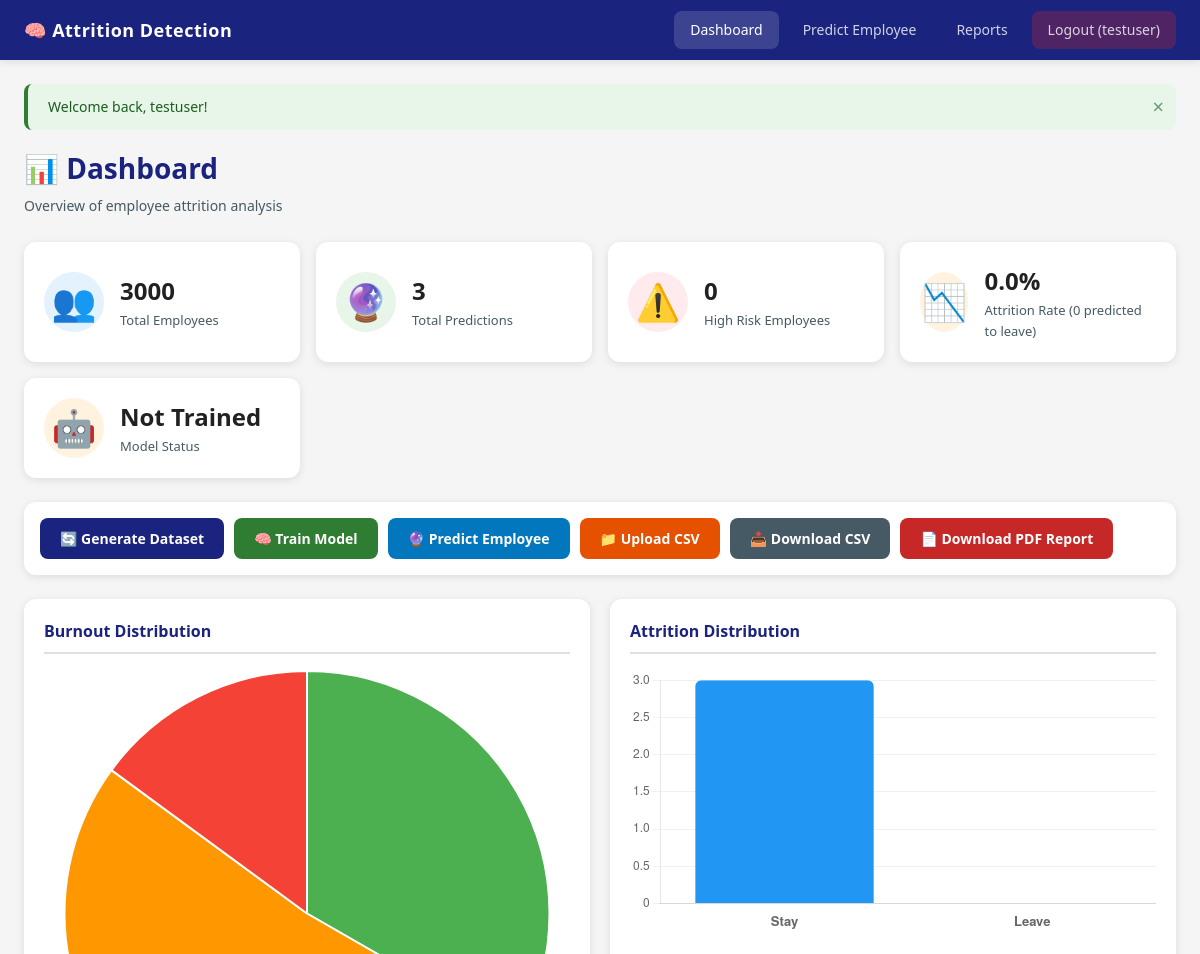
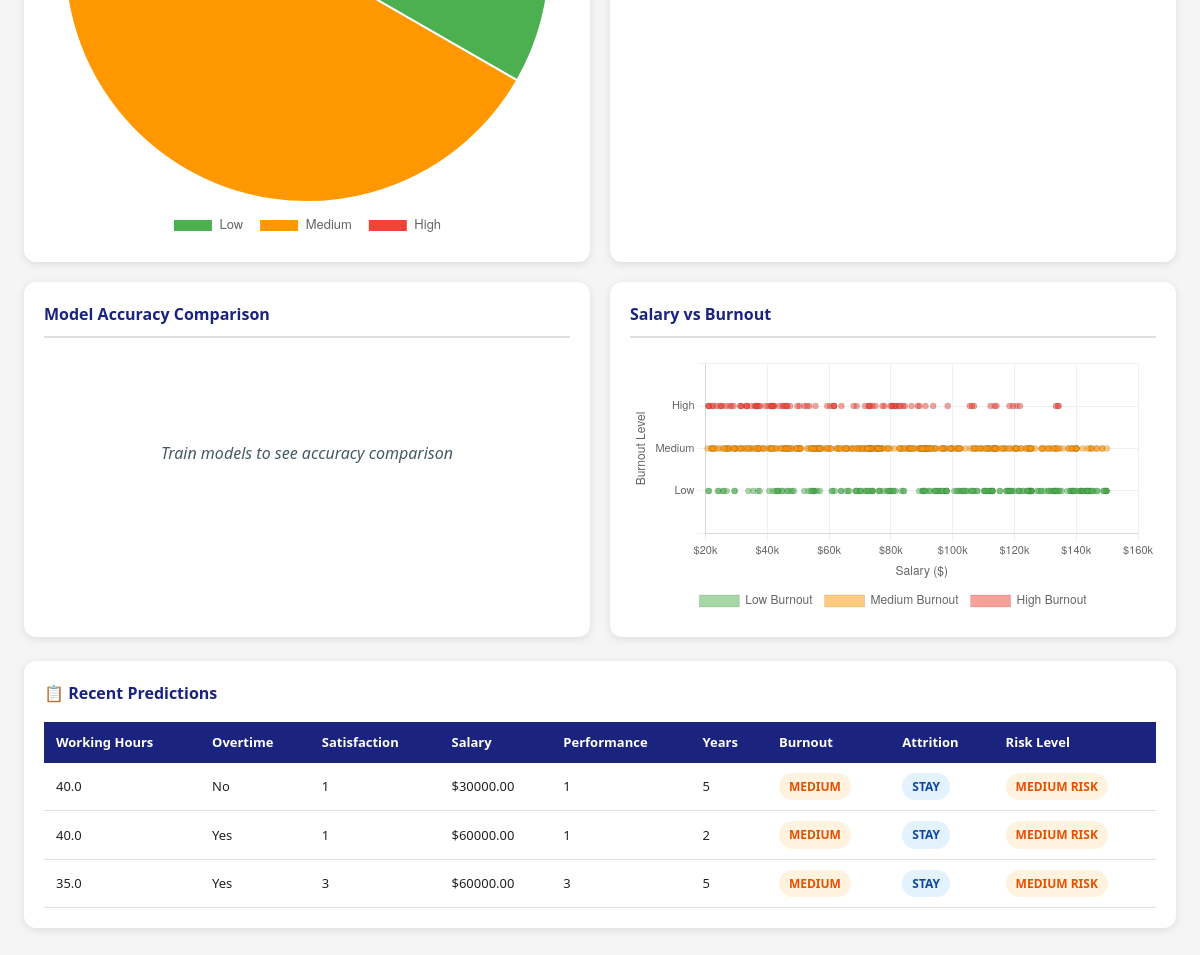
The page /dashboard (signed in) on the database as committed earlier (2 pictures, top to bottom).
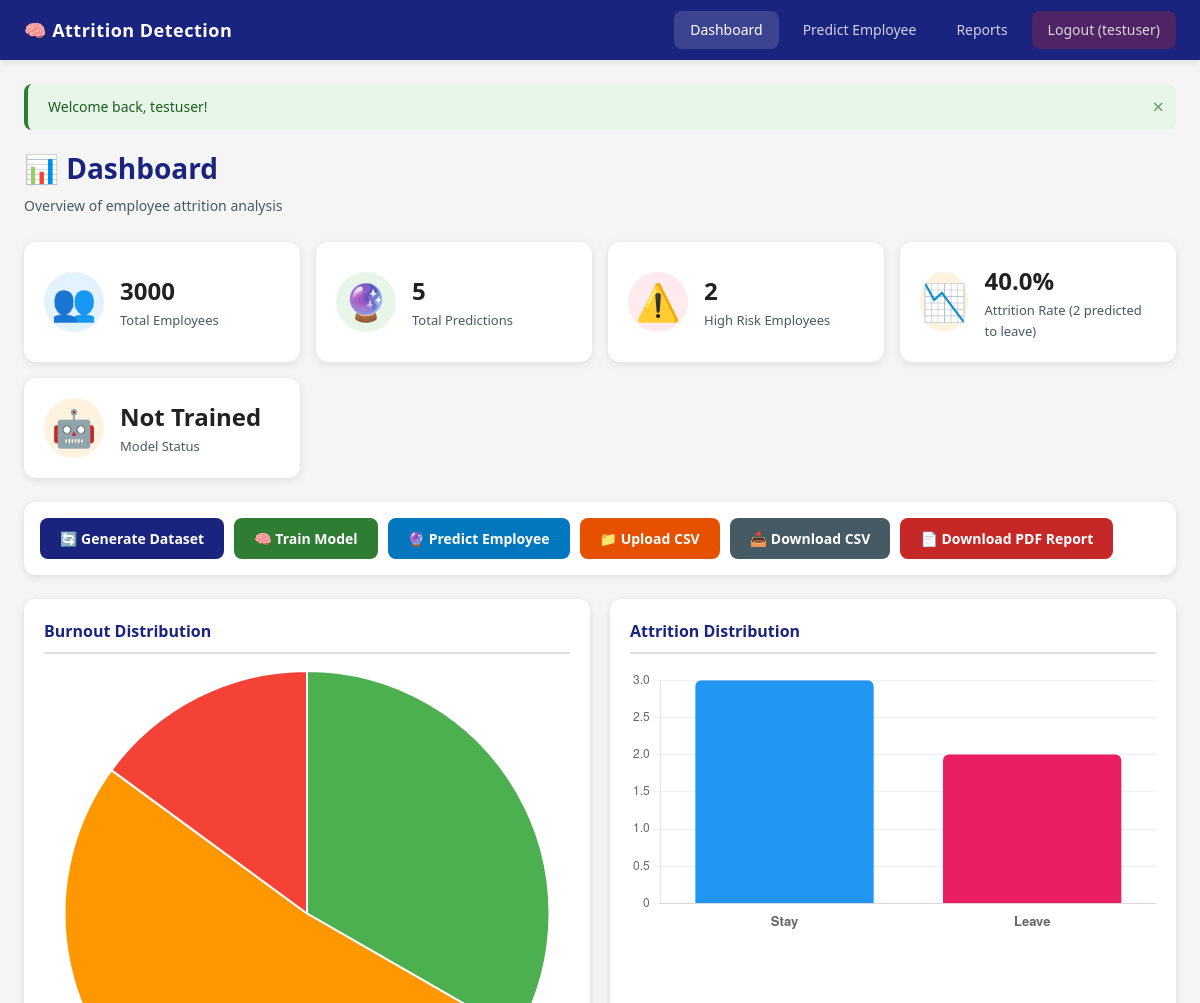
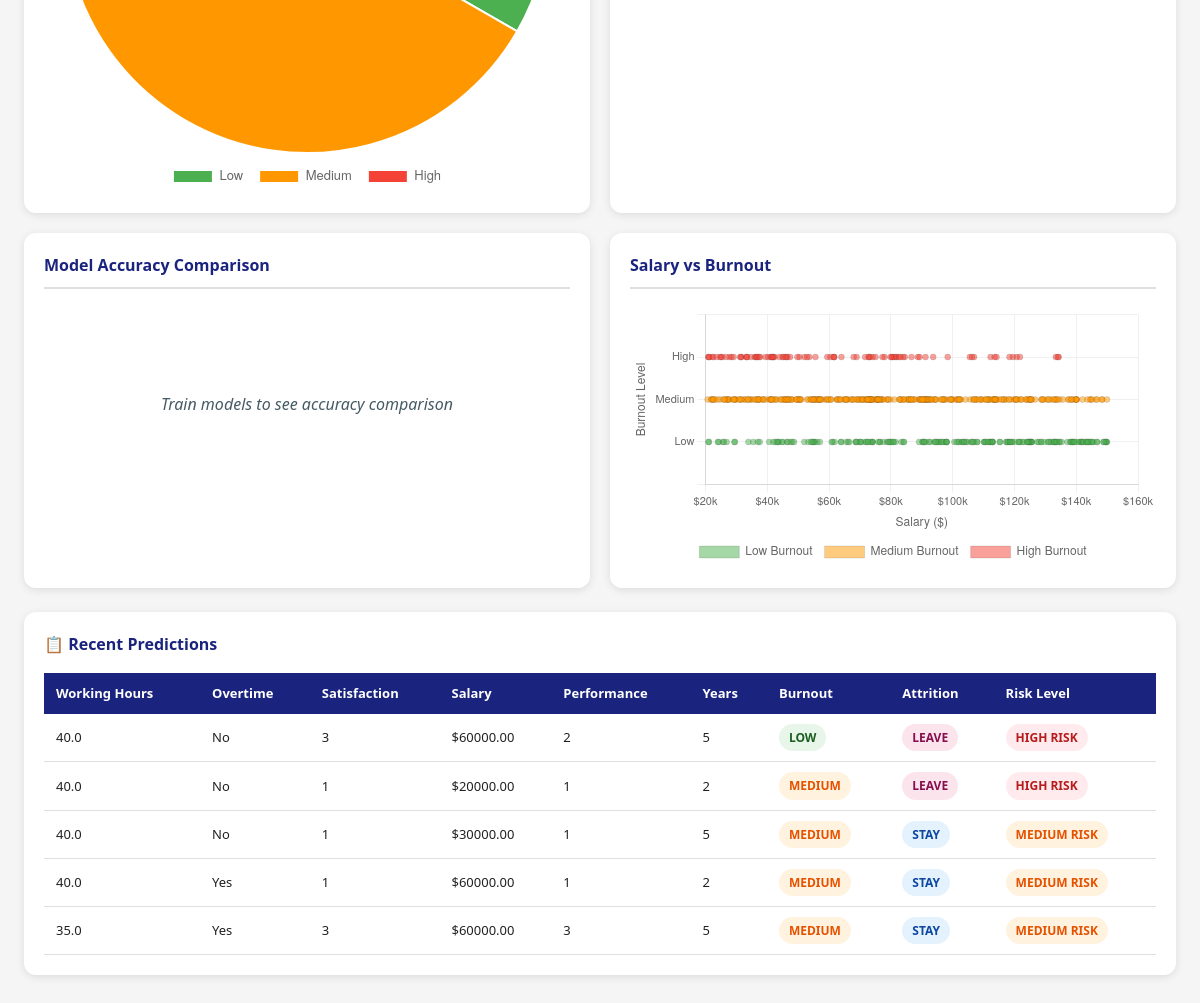
The same page on the database as committed later (2 pictures, top to bottom).
### app/models.py (models this page shows)
class User(Base):
    __tablename__ = "users"
    id = Column(Integer, primary_key=True, index=True, autoincrement=True)
    username = Column(String, unique=True, nullable=False, index=True)
    email = Column(String, unique=True, nullable=False)
    password_hash = Column(String, nullable=False)

class Prediction(Base):
    __tablename__ = "predictions"
    id = Column(Integer, primary_key=True, index=True, autoincrement=True)
    working_hours = Column(Float, nullable=False)
    overtime = Column(String, nullable=False)
    job_satisfaction = Column(Integer, nullable=False)
    salary = Column(Float, nullable=False)
    performance_rating = Column(Integer, nullable=False)
    years_at_company = Column(Integer, nullable=False)
    predicted_burnout = Column(String, nullable=False)    # Low, Medium, High
    predicted_attrition = Column(String, nullable=False)  # Stay, Leave
    risk_level = Column(String, nullable=False)           # Low, Medium, High
    created_at = Column(DateTime, server_default=func.now())

### app/main.py (the view)
@app.get("/dashboard", response_class=HTMLResponse)
async def dashboard(request: Request, db: Session = Depends(get_db)):
    redirect = require_login(request)
    if redirect:
        return redirect
    total_employees = db.query(EmployeeData).count()
    total_predictions = db.query(Prediction).count()
    employees = db.query(EmployeeData).all()
    burnout_counts = {"Low": 0, "Medium": 0, "High": 0}
    dataset_attrition_counts = {"Stay": 0, "Leave": 0}
    salary_burnout_data = []
    for emp in employees:
        if emp.burnout_level in burnout_counts:
            burnout_counts[emp.burnout_level] += 1
        if emp.attrition_status in dataset_attrition_counts:
            dataset_attrition_counts[emp.attrition_status] += 1
        salary_burnout_data.append({
            "salary": emp.salary,
            "burnout": emp.burnout_level,
        })
    all_predictions = db.query(Prediction).all()
    predicted_leave_count = sum(1 for p in all_predictions if p.predicted_attrition == "Leave")
    predicted_stay_count = sum(1 for p in all_predictions if p.predicted_attrition == "Stay")
    high_risk_count = sum(1 for p in all_predictions if p.risk_level == "High Risk")
    if total_predictions > 0:
        attrition_counts = {
            "Stay": predicted_stay_count,
            "Leave": predicted_leave_count,
        }
        attrition_rate = round((predicted_leave_count / total_predictions) * 100, 2)
    else:
        attrition_counts = dataset_attrition_counts
        total_dataset = dataset_attrition_counts["Stay"] + dataset_attrition_counts["Leave"]
        attrition_rate = round((dataset_attrition_counts["Leave"] / total_dataset) * 100, 2) if total_dataset > 0 else 0.0
    logger.info("=== Dashboard Attrition Stats ===")
    logger.info(f"Total employees in dataset: {total_employees}")
    logger.info(f"Total predictions made: {total_predictions}")
    logger.info(f"Predicted to Leave: {predicted_leave_count}")
    logger.info(f"Predicted to Stay: {predicted_stay_count}")
    logger.info(f"Attrition Rate: {attrition_rate}%")
    logger.info(f"High Risk count: {high_risk_count}")
    logger.info(f"Dataset attrition (labels) - Stay: {dataset_attrition_counts['Stay']}, Leave: {dataset_attrition_counts['Leave']}")
    predictions = db.query(Prediction).order_by(Prediction.created_at.desc()).limit(20).all()
    metrics = load_training_metrics()
    model_trained = models_exist()
    context = get_context(
        request, db,
        total_employees=total_employees,
        total_predictions=total_predictions,
        burnout_counts=burnout_counts,
        attrition_counts=attrition_counts,
        salary_burnout_data=salary_burnout_data,
        high_risk_count=high_risk_count,
        recent_predictions=predictions,
        metrics=metrics,
        model_trained=model_trained,
        attrition_rate=attrition_rate,
        predicted_leave_count=predicted_leave_count,
    )
    return templates.TemplateResponse("dashboard.html", context)

### templates/dashboard.html (shortened to what this page needs)
<!DOCTYPE html>
<html lang="en">
<head>
    <link rel="stylesheet" href="/static/css/style.css">
</head>
<body>
    <nav class="navbar">
        <div class="nav-brand">🧠 Attrition Detection</div>
        <div class="nav-links">
            <a href="/dashboard" class="nav-link active">Dashboard</a>
            <a href="/prediction" class="nav-link">Predict Employee</a>
            <a href="/report" class="nav-link">Reports</a>
            <a href="/logout" class="nav-link nav-logout">Logout ({{ user.username }})</a>
        </div>
    </nav>
    <div class="main-content">
        {% if flash_messages %}
        {% for msg in flash_messages %}
        <div class="alert alert-{{ msg.category }}">
            {{ msg.message }}
            <span class="alert-close" onclick="this.parentElement.remove()">×</span>
        </div>
        {% endfor %}
        {% endif %}
        <div class="page-header">
            <h1>📊 Dashboard</h1>
            <p>Overview of employee attrition analysis</p>
        </div>
        <div class="stats-grid">
            <div class="stat-card stat-blue">
                <div class="stat-icon">👥</div>
                <div class="stat-info">
                    <h3>{{ total_employees }}</h3>
                    <p>Total Employees</p>
                </div>
            </div>
            <div class="stat-card stat-green">
                <div class="stat-icon">🔮</div>
                <div class="stat-info">
                    <h3>{{ total_predictions }}</h3>
                    <p>Total Predictions</p>
                </div>
            </div>
            <div class="stat-card stat-red">
                <div class="stat-icon">⚠️</div>
                <div class="stat-info">
                    <h3>{{ high_risk_count }}</h3>
                    <p>High Risk Employees</p>
                </div>
            </div>
            <div class="stat-card stat-orange">
                <div class="stat-icon">📉</div>
                <div class="stat-info">
                    <h3>{{ attrition_rate }}%</h3>
                    <p>Attrition Rate ({{ predicted_leave_count }} predicted to leave)</p>
                </div>
            </div>
            <div class="stat-card stat-orange">
                <div class="stat-icon">🤖</div>
                <div class="stat-info">
                    <h3>{{ "Trained" if model_trained else "Not Trained" }}</h3>
                    <p>Model Status</p>
                </div>
            </div>
        </div>
        <div class="action-bar">
            <a href="/generate-data" class="btn btn-primary" onclick="showLoading(this, 'Generating...')">
                🔄 Generate Dataset
            </a>
            <a href="/train" class="btn btn-success" onclick="showLoading(this, 'Training...')">
                🧠 Train Model
            </a>
            <a href="/prediction" class="btn btn-info">
                🔮 Predict Employee
            </a>
            <form method="POST" action="/upload-csv" enctype="multipart/form-data" class="upload-form">
                <label class="btn btn-warning upload-label">
                    📁 Upload CSV
                </label>
            </form>
            <a href="/export-csv" class="btn btn-secondary">
                📥 Download CSV
            </a>
            <a href="/report" class="btn btn-danger">
                📄 Download PDF Report
            </a>
        </div>
        {% if total_employees > 0 %}
        <div class="charts-grid">
            <div class="chart-card">
                <h3>Burnout Distribution</h3>
                <canvas id="burnoutPieChart"></canvas>
            </div>
            <div class="chart-card">
                <h3>Attrition Distribution</h3>
                <canvas id="attritionBarChart"></canvas>
            </div>
            <div class="chart-card">
                <h3>Model Accuracy Comparison</h3>
                {% if metrics %}
                <canvas id="accuracyChart"></canvas>
                {% else %}
                <div class="chart-placeholder">
                    <p>Train models to see accuracy comparison</p>
                </div>
                {% endif %}
            </div>
            <div class="chart-card">
                <h3>Salary vs Burnout</h3>
                <canvas id="salaryBurnoutChart"></canvas>
            </div>
        </div>
        {% endif %}
        {% if recent_predictions %}
        <div class="table-card">
            <h3>📋 Recent Predictions</h3>
            <div class="table-responsive">
                <table class="data-table">
                    <thead>
                        <tr>
                            <th>Working Hours</th>
                            <th>Overtime</th>
                            <th>Satisfaction</th>
                            <th>Salary</th>
                            <th>Performance</th>
                            <th>Years</th>
                            <th>Burnout</th>
                            <th>Attrition</th>
                            <th>Risk Level</th>
                        </tr>
                    </thead>
                    <tbody>
                        {% for pred in recent_predictions %}
                        <tr>
                            <td>{{ pred.working_hours }}</td>
                            <td>{{ pred.overtime }}</td>
                            <td>{{ pred.job_satisfaction }}</td>
                            <td>${{ "%.2f"|format(pred.salary) }}</td>
                            <td>{{ pred.performance_rating }}</td>
                            <td>{{ pred.years_at_company }}</td>
                            <td>
                                <span class="badge badge-{{ pred.predicted_burnout|lower }}">
                                    {{ pred.predicted_burnout }}
                                </span>
                            </td>
                            <td>
                                <span class="badge badge-{{ pred.predicted_attrition|lower }}">
                                    {{ pred.predicted_attrition }}
                                </span>
                            </td>
                            <td>
                                <span class="badge badge-risk-{{ pred.risk_level|lower|replace(' ', '-') }}">
                                    {{ pred.risk_level }}
                                </span>
                            </td>
                        </tr>
                        {% endfor %}
                    </tbody>
                </table>
            </div>
        </div>
        {% endif %}
    </div>
</body>
</html>

Rows that differ between the two databases and show on the page:
added Prediction: working_hours "40.0", overtime "No", job_satisfaction "3", salary "60000.00", performance_rating "2", years_at_company "5", predicted_burnout "LOW", predicted_attrition "LEAVE", risk_level "HIGH RISK"
added Prediction: working_hours "40.0", overtime "No", job_satisfaction "1", salary "20000.00", performance_rating "1", years_at_company "2", predicted_burnout "MEDIUM", predicted_attrition "LEAVE", risk_level "HIGH RISK"
Other text that changed with them:
{{ total_predictions }}: "3" → "5"
{{ high_risk_count }}: "0" → "2"
{{ attrition_rate }}: "0.0" → "40.0"
{{ predicted_leave_count }}: "0" → "2"
chart data {{ attrition_counts | tojson }}: {"Leave": 0, "Stay": 3} → {"Leave": 2, "Stay": 3}
